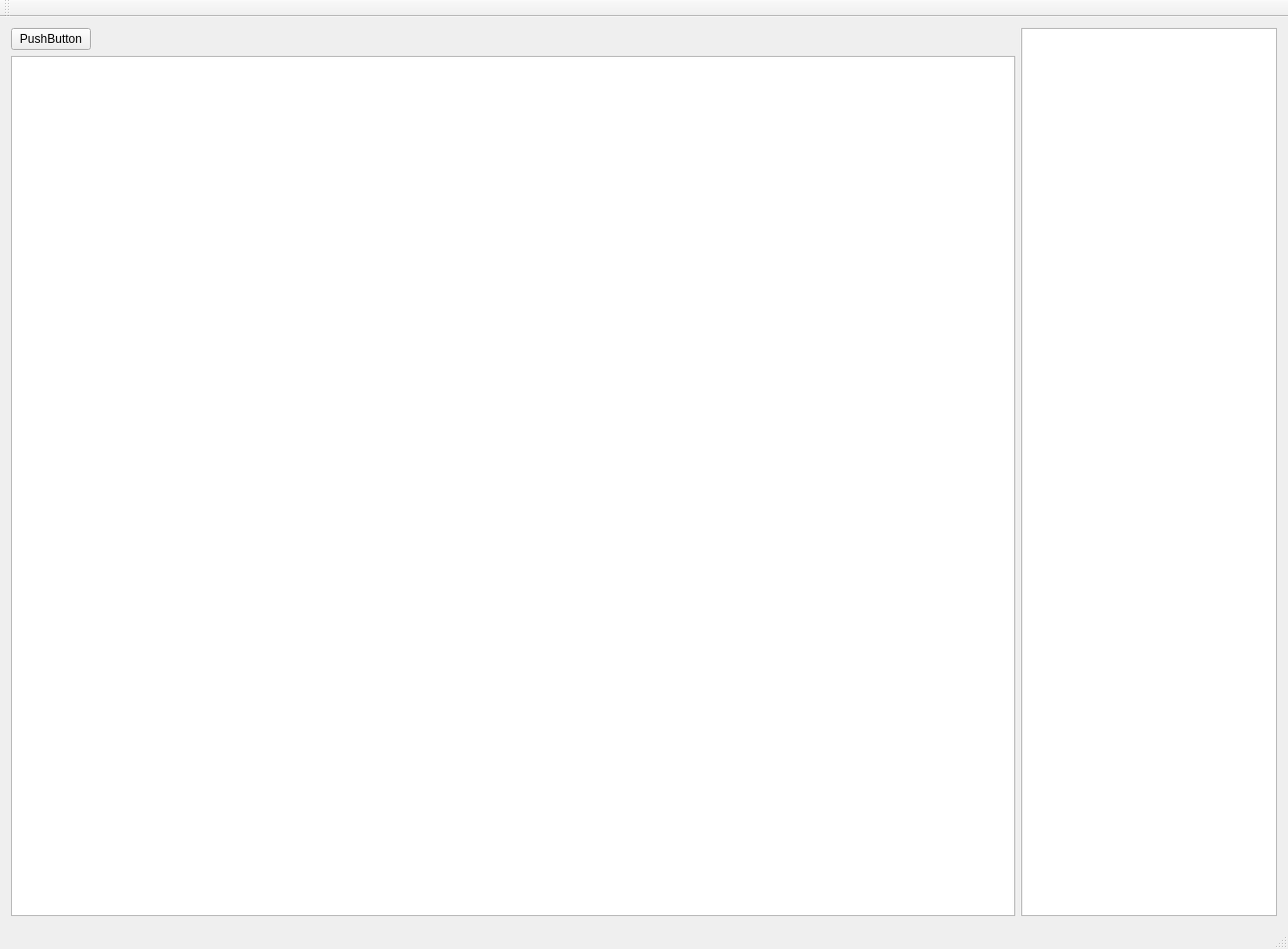
<?xml version="1.0" encoding="UTF-8"?>
<ui version="4.0">
 <class>MainWindow</class>
 <widget class="QMainWindow" name="MainWindow">
  <property name="geometry">
   <rect>
    <x>0</x>
    <y>0</y>
    <width>1289</width>
    <height>950</height>
   </rect>
  </property>
  <property name="windowTitle">
   <string>MainWindow</string>
  </property>
  <widget class="QWidget" name="centralWidget">
   <layout class="QHBoxLayout" name="horizontalLayout">
    <item>
     <layout class="QFormLayout" name="formLayout">
      <item row="0" column="0">
       <widget class="QPushButton" name="pushButton">
        <property name="text">
         <string>PushButton</string>
        </property>
       </widget>
      </item>
      <item row="1" column="0" colspan="2">
       <widget class="QTableView" name="tableView"/>
      </item>
     </layout>
    </item>
    <item>
     <widget class="QListView" name="listView">
      <property name="sizePolicy">
       <sizepolicy hsizetype="Fixed" vsizetype="Expanding">
        <horstretch>0</horstretch>
        <verstretch>0</verstretch>
       </sizepolicy>
      </property>
     </widget>
    </item>
   </layout>
  </widget>
  <widget class="QMenuBar" name="menuBar">
   <property name="geometry">
    <rect>
     <x>0</x>
     <y>0</y>
     <width>1289</width>
     <height>25</height>
    </rect>
   </property>
  </widget>
  <widget class="QToolBar" name="mainToolBar">
   <attribute name="toolBarArea">
    <enum>TopToolBarArea</enum>
   </attribute>
   <attribute name="toolBarBreak">
    <bool>false</bool>
   </attribute>
  </widget>
  <widget class="QStatusBar" name="statusBar"/>
 </widget>
 <layoutdefault spacing="6" margin="11"/>
 <resources/>
 <connections/>
 <slots>
  <slot>savePic()</slot>
 </slots>
</ui>
